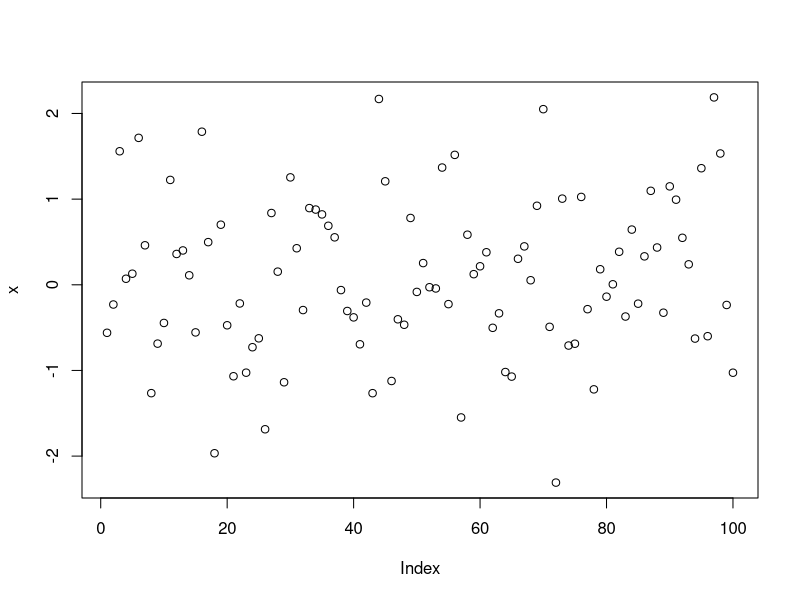

Recreate this plot in R.
# ---- test-a ----
1 + 1
x = rnorm(10)

# ---- test-b ----
mean(x)
sd(x)

# ---- test-c ----
set.seed(123)
x <- rnorm(100)
plot(x)

# ---- test-d ----
data(iris)
head(iris)
RegressionModel <- lm(iris$Sepal.Length ~ iris$Sepal.Width)